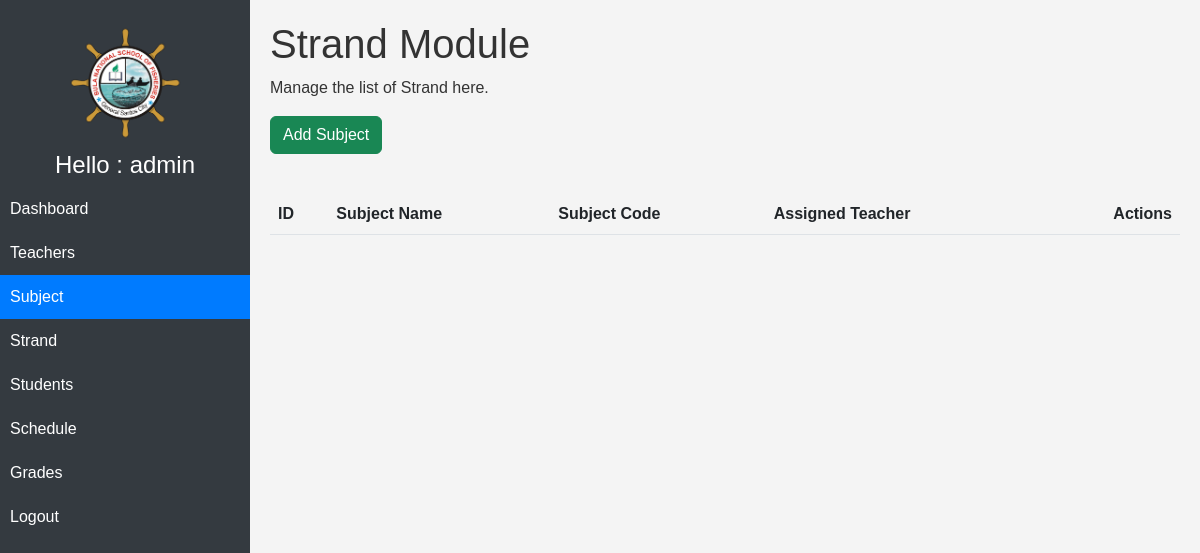
The page /modules/subject/index.php (signed in) on the database as committed earlier.
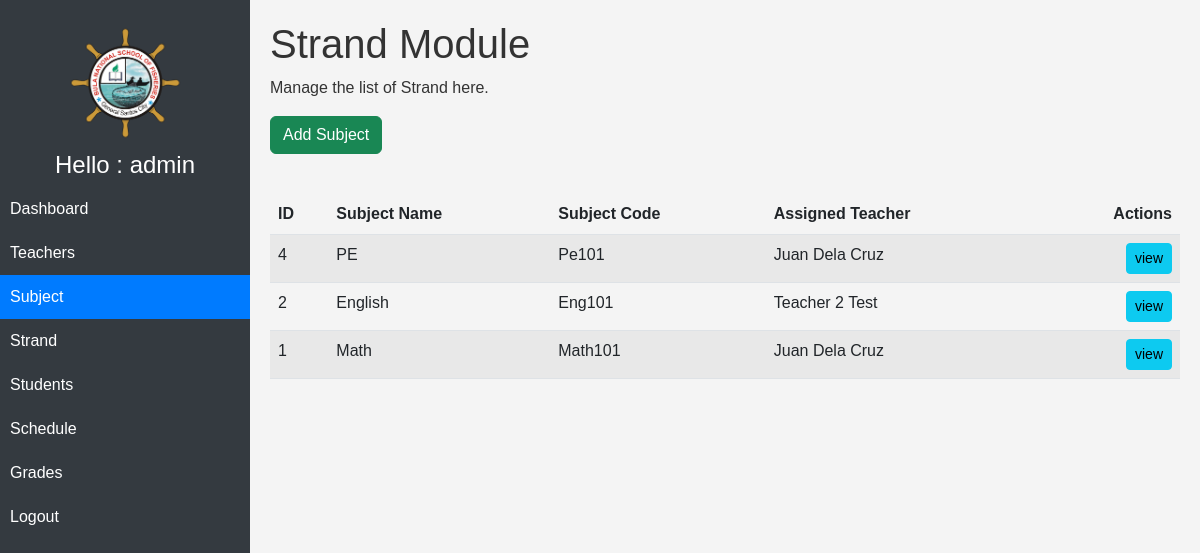
The same page on the database as committed later.
### tables this page shows
CREATE TABLE `subject` (
  `id` int(11) NOT NULL,
  `code` varchar(100) NOT NULL,
  `name` varchar(100) NOT NULL,
  `details` varchar(255) NOT NULL,
  `teacher_id` varchar(100) NOT NULL,
  `del_status` varchar(50) NOT NULL
);

### modules/subject/index.php (the view, shortened to what this page needs)
<!DOCTYPE html>
<html lang="en">
<head>
  <link rel="stylesheet" href="../../assets/css/navbar.css">
  <link rel="stylesheet" href="../../assets/css/bootstrap5.3.0/bootstrap.min.css">
   <link rel="stylesheet" href="../../assets/css/styles.css">
</head>
<body>
<?php
$page = 'Subject';
 ?>
  <?php include "../../navbar.php";?>
<div class="content" id="content">
<div id="teacherSection">
  <h1>Strand Module</h1>
  <p>Manage the list of Strand here.</p>
<a href="add.php" class="btn btn-success mb-3">Add Subject</a>
  <?php
include "../../db_conn.php";
$squery = mysqli_query($conn, "
         SELECT s.*, CONCAT(t.first_name, ' ', t.last_name) AS teacher_name
         FROM subject s
         LEFT JOIN teacher t ON s.teacher_id = t.id
         WHERE s.del_status != 'deleted'
         ORDER BY s.id DESC;
     ");
?>
<table id="teacherTable" class="table table-striped table-hover">
  <thead>
    <tr>
      <th>ID</th>
      <th>Subject Name</th>
      <th>Subject Code</th>
      <th>Assigned Teacher</th>
      <th class="text-end">Actions</th>
    </tr>
  </thead>
  <tbody>
    <?php
    while($row = mysqli_fetch_assoc($squery)) {
        $id = $row['id'];
    ?>
    <tr>
      <td><?php echo $id; ?></td>
      <td><?php echo $row['name']; ?></td>
      <td><?php echo $row['code']; ?></td>
      <td><?php echo $row['teacher_name']; ?></td>
      <td class="text-end">
        <a href="view.php?id=<?php echo $id; ?>" class="btn btn-info btn-sm">view</a>
      </td>
    </tr>
    <?php } ?>
  </tbody>
</table>
</div>
</body>
</html>

### navbar.php (shortened to what this page needs)
<div class="sidebar" id="sidebar">
    <div>
      <img src="../../assets/img/logo.png" alt="Logo" class="logo">
    </div>
    <h4 class="text-center">Hello : <?php echo $_SESSION['username'] ?></h4>
    <a href="../dashboard" class="<?php if ($page == 'Dashboard') {echo 'active';} ?>" >Dashboard</a>
    <a href="../teacher" class="<?php if ($page == 'Teacher') {echo 'active';} ?>">Teachers</a>
    <a href="../subject" class="<?php if ($page == 'Subject') {echo 'active';} ?>">Subject</a>
    <a href="../strand" class="<?php if ($page == 'Strand') {echo 'active';} ?>">Strand</a>
    <a href="../Student" class="<?php if ($page == 'Student') {echo 'active';} ?>">Students</a>
    <a href="../schedule" class="<?php if ($page == 'Schedule') {echo 'active';} ?>">Schedule</a>
    <a href="../grades" class="<?php if ($page == 'Grades') {echo 'active';} ?>">Grades</a>
    <a href="../../logout.php">Logout</a>
  </div>

### assets/css/navbar.css (style rules this page uses)
.sidebar { height: 100vh; position: fixed; top: 0; left: 0; width: 250px; background-color: #343a40; color: white; padding-top: 20px; transition: width 0.3s; }
.sidebar a { color: white; padding: 10px; text-decoration: none; display: block; }
.sidebar a.active { background-color: #007bff; color: white; }
.content { margin-left: 250px; padding: 20px; }
.logo { max-width: 150px; max-height: 150px; border-radius: 50%; margin-top: 5px; margin-bottom: 10px; margin-left: 65px; width: 120px; }

### assets/css/styles.css (style rules this page uses)
body { font-family: Arial, sans-serif; background-color: #f4f4f4; color: #333; }

Rows that differ between the two databases and show on the page:
added subject: id "4", name "PE", code "Pe101", teacher_name "Juan Dela Cruz"
added subject: id "2", name "English", code "Eng101", teacher_name "Teacher 2 Test"
added subject: id "1", name "Math", code "Math101", teacher_name "Juan Dela Cruz"
